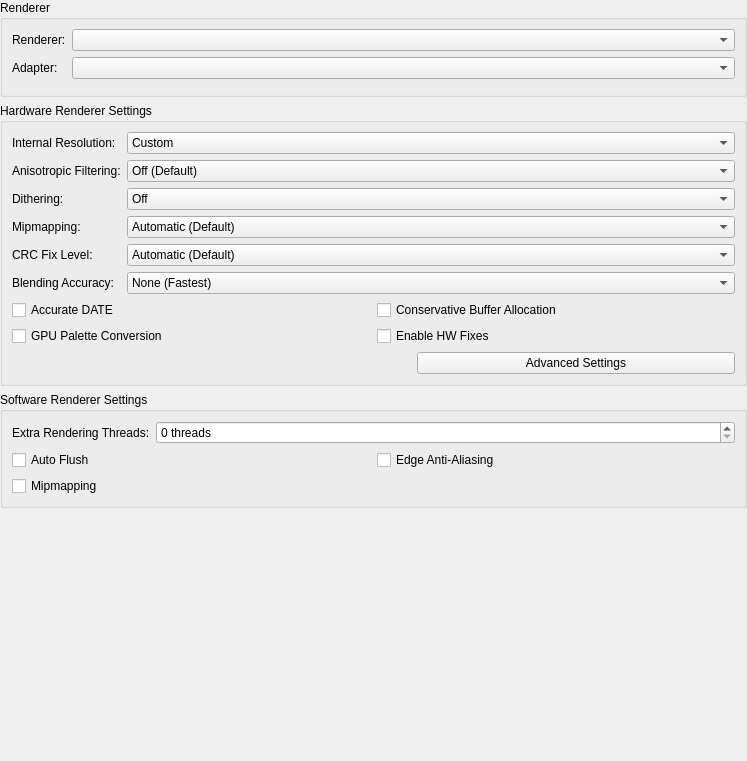
<?xml version="1.0" encoding="UTF-8"?>
<ui version="4.0">
 <class>GraphicsSettingsWidget</class>
 <widget class="QWidget" name="GraphicsSettingsWidget">
  <property name="geometry">
   <rect>
    <x>0</x>
    <y>0</y>
    <width>747</width>
    <height>761</height>
   </rect>
  </property>
  <property name="windowTitle">
   <string>Form</string>
  </property>
  <layout class="QVBoxLayout" name="verticalLayout">
   <property name="leftMargin">
    <number>0</number>
   </property>
   <property name="topMargin">
    <number>0</number>
   </property>
   <property name="rightMargin">
    <number>0</number>
   </property>
   <property name="bottomMargin">
    <number>0</number>
   </property>
   <item>
    <widget class="QGroupBox" name="groupBox_3">
     <property name="title">
      <string>Renderer</string>
     </property>
     <layout class="QFormLayout" name="formLayout">
      <item row="0" column="0">
       <widget class="QLabel" name="label_4">
        <property name="text">
         <string>Renderer:</string>
        </property>
       </widget>
      </item>
      <item row="0" column="1">
       <widget class="QComboBox" name="renderer">
       </widget>
      </item>
      <item row="1" column="0">
       <widget class="QLabel" name="label_3">
        <property name="text">
         <string>Adapter:</string>
        </property>
       </widget>
      </item>
      <item row="1" column="1">
       <widget class="QComboBox" name="adapter"/>
      </item>
      <item row="2" column="0" colspan="2">
       <layout class="QGridLayout" name="gridLayout"/>
      </item>
     </layout>
    </widget>
   </item>
   <item>
    <widget class="QGroupBox" name="hardwareRendererGroup">
     <property name="title">
      <string>Hardware Renderer Settings</string>
     </property>
     <layout class="QFormLayout" name="formLayout_2">
      <item row="0" column="0">
       <widget class="QLabel" name="label">
        <property name="text">
         <string>Internal Resolution:</string>
        </property>
       </widget>
      </item>
      <item row="1" column="0">
       <widget class="QLabel" name="label_5">
        <property name="text">
         <string>Anisotropic Filtering:</string>
        </property>
       </widget>
      </item>
      <item row="2" column="0">
       <widget class="QLabel" name="label_2">
        <property name="text">
         <string>Dithering:</string>
        </property>
       </widget>
      </item>
      <item row="0" column="1">
       <widget class="QComboBox" name="upscaleMultiplier">
        <item>
         <property name="text">
          <string>Custom</string>
         </property>
        </item>
        <item>
         <property name="text">
          <string>Native (PS2)</string>
         </property>
        </item>
        <item>
         <property name="text">
          <string>2x Native (~720p)</string>
         </property>
        </item>
        <item>
         <property name="text">
          <string>3x Native (~1080p)</string>
         </property>
        </item>
        <item>
         <property name="text">
          <string>4x Native (~1440p/2K)</string>
         </property>
        </item>
        <item>
         <property name="text">
          <string>5x Native (~1620p)</string>
         </property>
        </item>
        <item>
         <property name="text">
          <string>6x Native (~2160p/4K)</string>
         </property>
        </item>
        <item>
         <property name="text">
          <string>7x Native (~2520p)</string>
         </property>
        </item>
        <item>
         <property name="text">
          <string>8x Native (~2280p)</string>
         </property>
        </item>
       </widget>
      </item>
      <item row="1" column="1">
       <widget class="QComboBox" name="anisotropicFiltering">
        <item>
         <property name="text">
          <string>Off (Default)</string>
         </property>
        </item>
        <item>
         <property name="text">
          <string>2x</string>
         </property>
        </item>
        <item>
         <property name="text">
          <string>4x</string>
         </property>
        </item>
        <item>
         <property name="text">
          <string>8x</string>
         </property>
        </item>
        <item>
         <property name="text">
          <string>16x</string>
         </property>
        </item>
       </widget>
      </item>
      <item row="2" column="1">
       <widget class="QComboBox" name="dithering">
        <item>
         <property name="text">
          <string>Off</string>
         </property>
        </item>
        <item>
         <property name="text">
          <string>Unscaled (Default)</string>
         </property>
        </item>
        <item>
         <property name="text">
          <string>Scaled</string>
         </property>
        </item>
       </widget>
      </item>
      <item row="3" column="0">
       <widget class="QLabel" name="label_6">
        <property name="text">
         <string>Mipmapping:</string>
        </property>
       </widget>
      </item>
      <item row="3" column="1">
       <widget class="QComboBox" name="mipmapping">
        <item>
         <property name="text">
          <string>Automatic (Default)</string>
         </property>
        </item>
        <item>
         <property name="text">
          <string>Off</string>
         </property>
        </item>
        <item>
         <property name="text">
          <string>Basic (Fast)</string>
         </property>
        </item>
        <item>
         <property name="text">
          <string>Full (Slow)</string>
         </property>
        </item>
       </widget>
      </item>
      <item row="4" column="0">
       <widget class="QLabel" name="label_7">
        <property name="text">
         <string>CRC Fix Level:</string>
        </property>
       </widget>
      </item>
      <item row="4" column="1">
       <widget class="QComboBox" name="crcFixLevel">
        <item>
         <property name="text">
          <string>Automatic (Default)</string>
         </property>
        </item>
        <item>
         <property name="text">
          <string>None (Debug)</string>
         </property>
        </item>
        <item>
         <property name="text">
          <string>Minimum (Debug)</string>
         </property>
        </item>
        <item>
         <property name="text">
          <string>Aggressive</string>
         </property>
        </item>
       </widget>
      </item>
      <item row="5" column="0">
       <widget class="QLabel" name="label_8">
        <property name="text">
         <string>Blending Accuracy:</string>
        </property>
       </widget>
      </item>
      <item row="5" column="1">
       <widget class="QComboBox" name="blending">
        <item>
         <property name="text">
          <string>None (Fastest)</string>
         </property>
        </item>
        <item>
         <property name="text">
          <string>Basic (Recommended)</string>
         </property>
        </item>
        <item>
         <property name="text">
          <string>Medium (Debug)</string>
         </property>
        </item>
        <item>
         <property name="text">
          <string>High (Debug)</string>
         </property>
        </item>
       </widget>
      </item>
      <item row="6" column="0" colspan="2">
       <layout class="QGridLayout" name="basicCheckboxGridLayout">
        <item row="0" column="0">
         <widget class="QCheckBox" name="accurateDATE">
          <property name="text">
           <string>Accurate DATE</string>
          </property>
         </widget>
        </item>
        <item row="0" column="1">
         <widget class="QCheckBox" name="conservativeBufferAllocation">
          <property name="text">
           <string>Conservative Buffer Allocation</string>
          </property>
         </widget>
        </item>
        <item row="3" column="1">
         <layout class="QHBoxLayout" name="horizontalLayout">
          <item>
           <spacer name="horizontalSpacer">
            <property name="orientation">
             <enum>Qt::Horizontal</enum>
            </property>
            <property name="sizeType">
             <enum>QSizePolicy::Minimum</enum>
            </property>
            <property name="sizeHint" stdset="0">
             <size>
              <width>40</width>
              <height>20</height>
             </size>
            </property>
           </spacer>
          </item>
          <item>
           <widget class="QPushButton" name="pushButton">
            <property name="text">
             <string>Advanced Settings</string>
            </property>
           </widget>
          </item>
         </layout>
        </item>
        <item row="1" column="1">
         <widget class="QCheckBox" name="enableHWFixes">
          <property name="text">
           <string>Enable HW Fixes</string>
          </property>
         </widget>
        </item>
        <item row="1" column="0">
         <widget class="QCheckBox" name="gpuPaletteConversion">
          <property name="text">
           <string>GPU Palette Conversion</string>
          </property>
         </widget>
        </item>
       </layout>
      </item>
     </layout>
    </widget>
   </item>
   <item>
    <widget class="QGroupBox" name="softwareRendererGroup">
     <property name="title">
      <string>Software Renderer Settings</string>
     </property>
     <layout class="QFormLayout" name="formLayout_3">
      <item row="0" column="0">
       <widget class="QLabel" name="label_9">
        <property name="text">
         <string>Extra Rendering Threads:</string>
        </property>
       </widget>
      </item>
      <item row="0" column="1">
       <widget class="QSpinBox" name="extraSWThreads">
        <property name="suffix">
         <string> threads</string>
        </property>
       </widget>
      </item>
      <item row="1" column="0" colspan="2">
       <layout class="QGridLayout" name="gridLayout_2">
        <item row="0" column="0">
         <widget class="QCheckBox" name="swAutoFlush">
          <property name="text">
           <string>Auto Flush</string>
          </property>
         </widget>
        </item>
        <item row="0" column="1">
         <widget class="QCheckBox" name="checkBox_5">
          <property name="text">
           <string>Edge Anti-Aliasing</string>
          </property>
         </widget>
        </item>
        <item row="1" column="0">
         <widget class="QCheckBox" name="checkBox_6">
          <property name="text">
           <string>Mipmapping</string>
          </property>
         </widget>
        </item>
       </layout>
      </item>
     </layout>
    </widget>
   </item>
   <item>
    <spacer name="verticalSpacer">
     <property name="orientation">
      <enum>Qt::Vertical</enum>
     </property>
     <property name="sizeHint" stdset="0">
      <size>
       <width>20</width>
       <height>40</height>
      </size>
     </property>
    </spacer>
   </item>
  </layout>
 </widget>
 <resources/>
 <connections/>
</ui>
